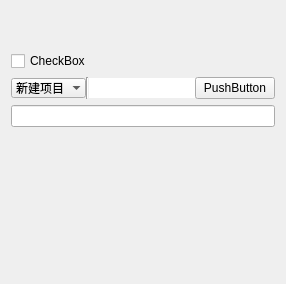
     <widget class="QWidget" name="tab_2">
      <attribute name="title">
       <string>Just For Test</string>
      </attribute>
      <layout class="QGridLayout" name="gridLayout_13">
       <item row="1" column="0">
        <widget class="QCheckBox" name="checkBox_5">
         <property name="text">
          <string>CheckBox</string>
         </property>
        </widget>
       </item>
       <item row="2" column="0">
        <widget class="QWidget" name="widget_2" native="true">
         <layout class="QHBoxLayout" name="horizontalLayout_2">
          <property name="spacing">
           <number>0</number>
          </property>
          <property name="leftMargin">
           <number>0</number>
          </property>
          <property name="topMargin">
           <number>0</number>
          </property>
          <property name="rightMargin">
           <number>0</number>
          </property>
          <property name="bottomMargin">
           <number>0</number>
          </property>
          <item>
           <widget class="QComboBox" name="comboBox">
            <property name="frame">
             <bool>false</bool>
            </property>
            <item>
             <property name="text">
              <string>新建项目</string>
             </property>
            </item>
            <item>
             <property name="text">
              <string>新建项目</string>
             </property>
            </item>
            <item>
             <property name="text">
              <string>新建项目</string>
             </property>
            </item>
            <item>
             <property name="text">
              <string>新建项目</string>
             </property>
            </item>
            <item>
             <property name="text">
              <string>新建项目</string>
             </property>
            </item>
            <item>
             <property name="text">
              <string>新建项目</string>
             </property>
            </item>
            <item>
             <property name="text">
              <string>新建项目</string>
             </property>
            </item>
           </widget>
          </item>
          <item>
           <widget class="Line" name="line_3">
            <property name="orientation">
             <enum>Qt::Vertical</enum>
            </property>
           </widget>
          </item>
          <item>
           <widget class="QLineEdit" name="lineEdit_2">
            <property name="frame">
             <bool>false</bool>
            </property>
           </widget>
          </item>
          <item>
           <widget class="QPushButton" name="pushButton_2">
            <property name="text">
             <string>PushButton</string>
            </property>
            <property name="flat">
             <bool>false</bool>
            </property>
           </widget>
          </item>
         </layout>
        </widget>
       </item>
       <item row="0" column="0">
        <spacer name="verticalSpacer">
         <property name="orientation">
          <enum>Qt::Vertical</enum>
         </property>
         <property name="sizeHint" stdset="0">
          <size>
           <width>20</width>
           <height>40</height>
          </size>
         </property>
        </spacer>
       </item>
       <item row="3" column="0">
        <widget class="QLineEdit" name="lineEdit_3"/>
       </item>
       <item row="5" column="0">
        <spacer name="verticalSpacer_2">
         <property name="orientation">
          <enum>Qt::Vertical</enum>
         </property>
         <property name="sizeHint" stdset="0">
          <size>
           <width>20</width>
           <height>40</height>
          </size>
         </property>
        </spacer>
       </item>
       <item row="4" column="0">
        <widget class="QWidget" name="themedIconContainerWidget" native="true">
         <property name="minimumSize">
          <size>
           <width>0</width>
           <height>100</height>
          </size>
         </property>
        </widget>
       </item>
      </layout>
     </widget>
